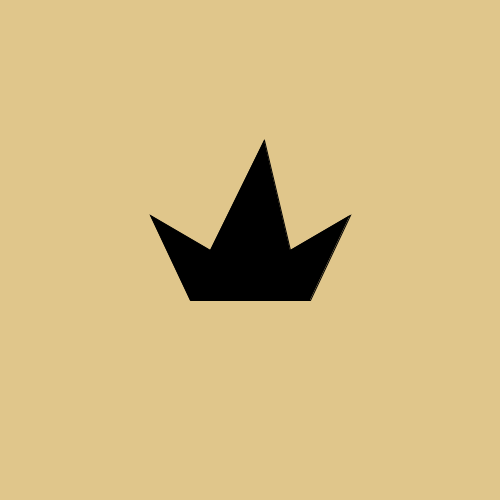
Frame 1 (no input)
Frame 60 (the mouse pressed at the canvas centre just before this capture): identical to frame 1, image omitted
Frame 120 (the mouse held since frame 60 and released just before this capture): identical to frame 1, image omitted

The Processing sketch that drew this single still picture (run headless with seeded random() and noise(); from frame 60 on, the mouse is pressed at the canvas centre):

// Processing sketch: Ashley_Kuo___crown_demo
// ── Ashley_Kuo___crown_demo.pde
void setup() {
  size(500, 500);
  background(#E0C68B);

  fill(0);
  
  //crown shape
  
  beginShape(); //<>//
  
  vertex(190, 300);
  vertex(150, 215);
  vertex(210, 250);
  vertex(264, 140);
  vertex(290, 250);
  vertex(350, 215);
  vertex(310, 300);

  endShape(CLOSE);
}

void draw() {
} 
void mousePressed() {
  println(mouseX, mouseY);
  strokeWeight(6);
  print(mouseX, mouseY);
}
